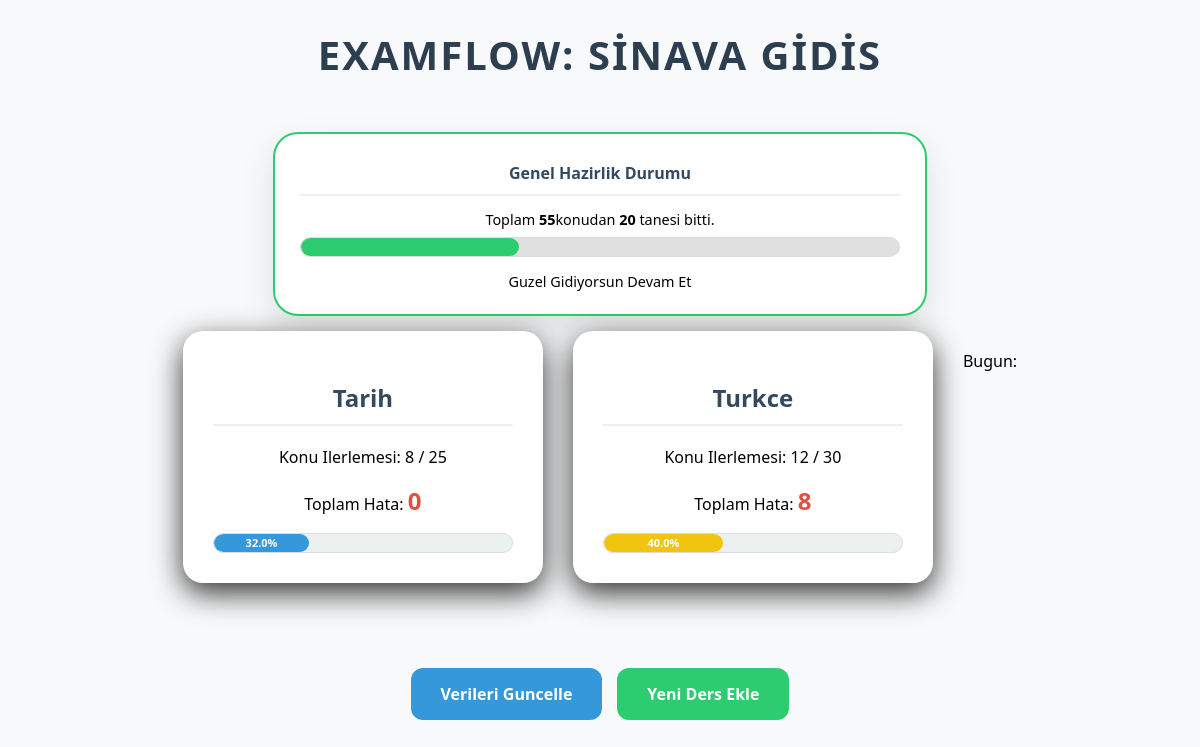
The page / on the database its author committed.
### tables this page shows
CREATE TABLE dersler (
                 id INTEGER PRIMARY KEY AUTOINCREMENT,
                 ders_adi TEXT UNIQUE,
                 biten INTEGER DEFAULT 0,
                 toplam INTEGER DEFAULT 100,
                 yanlis INTEGER DEFAULT 0,
                 dogru INTEGER DEFAULT 0,
                 puan INTEGER DEFAULT 0,
                 renk TEXT
            );

### appy.py (the view)
@app.route('/')
def index():
    conn = db_connection()
    cursor = conn.cursor()
    cursor.execute('SELECT * FROM dersler')
    veriler = cursor.fetchall()
    toplam_biten = 0
    toplam_konu = 0
    for ders in veriler:
        toplam_biten += ders[2]
        toplam_konu += ders[3]
    genel_yuzde = 0
    if toplam_konu > 0:
        genel_yuzde = round(toplam_biten / toplam_konu * 100, 1)
    conn.close()
    return render_template('index.html', veriler=veriler, toplam_biten=toplam_biten, toplam_konu=toplam_konu, genel_yuzde=genel_yuzde)

### appy.py (called while the page is built)
def db_connection():
    conn = sqlite3.connect('sinav.db')
    conn.row_factory = sqlite3.Row
    return conn

### templates/index.html (shortened to what this page needs)
<!DOCTYPE html>
<html lang="tr">
    <head>
        <link rel="stylesheet" href="{{ url_for('static', filename='css/style.css') }}">
    </head>
    <body>
        <h1> ExamFlow: Sinava Gidis</h1>
        <div class="genel-ilerleme-kart">
            <div class="genel-bilgi">
                <h2>Genel Hazirlik Durumu</h2>
                <p>Toplam <strong>{{ toplam_konu }}</strong>konudan <strong>{{ toplam_biten }}</strong> tanesi bitti.</p>
            </div>
            <div class="bar-dis" style="height: 35px; background-color: #e0e0e0; border-radius: 20px;">
                <div class="bar-ic"
                     data-width="{{ genel_yuzde }}%"
                      style="width: 0%; background-color: #2ecc71; line-height: 35px; font-size: 18px; border-radius: 20px;">
            </div>
        </div>
        <div class="durum_mesaji">
            {% if genel_yuzde < 30 %}
                <p>Yolun Basindasin Pes Etmek Yok</p>
            {% elif genel_yuzde < 70 %}
                <p>Guzel Gidiyorsun Devam Et</p>
            {% else %}
                <p>Harika sinavlari domaltazor yaptin</p>
            {% endif %}
        </div>
    </div>
        <div class="container">
            {% for ders  in veriler %}
            <div class="kart">
                <h2>{{ ders.ders_adi}}</h2>
                <p>Konu Ilerlemesi: {{ ders.biten }} / {{ ders.toplam }}</p>
                <p>Toplam Hata: <span class="hata">{{ ders.yanlis}}</span></p>
                <div class="bar-dis">
                   <div class="bar-ic"
                   data-width="{{ (ders.biten / ders.toplam) * 100 }}%"
                   style="width: 0%; background-color: {{ ders.renk }};">
                   {{ ((ders.biten / ders.toplam) * 100) | round(1) }}%
                </div>
            </div>
        </div>
            {% endfor %}
            <div class="alt_not">
                <p>Bugun: <strong>{{ tarih }}</strong></p>
        </div>
        <div style="margin-top: 30px; display: flex; justify-content: center; gap: 15px; flex-wrap: wrap;">
            <a href="/guncelle" class="btn-guncelle">
                Verileri Guncelle
            </a>
            <a href="/ekle" class="btn-guncelle" style="background-color: #2ecc71;">
                Yeni Ders Ekle
            </a>
        </div>
    </div>
</body>
</html>

### Static/css/style.css (style rules this page uses)
body { font-family: 'Segoe UI', 'Segoe UI', Tahoma, Geneva, Verdana, sans-serif; background-color: #f8f9fa; text-align: center; margin: 0; }
h1 { color: #2c3e50; margin-bottom: 50px; font-size: 2.5rem; text-transform: uppercase; letter-spacing: 2px; }
.container { display: flex; justify-content: center; gap: 30px; flex-wrap: wrap; }
.kart { background-color: white; border-radius: 20px; padding: 30px; width: 300px; box-shadow: 0 10px 30px rgba(0,0,0,0.8); transition: all 0.3s ease; }
h2 { color: #34495e; border-bottom: 2px solid #ecf0f1; padding-bottom: 10px; }
.hata { color: #e74c3c; font-weight: bold; font-size: 1.5rem; }
.bar-dis { background-color: #ecf0f1; border-radius: 25px; height: 18px !important; margin-top: 5px !important; overflow: hidden; border: 1px solid #ddd; }
.bar-ic { height: 100%; display: block; border-radius: inherit; color: white; font-size: 11px !important; line-height: 18px !important; font-weight: bold; text-align: center; transition: width 2s ease-in-out !important; width: 0; background-color: #3498db; }
.genel-ilerleme-kart { background: white; padding: 15px 25px; border-radius: 25px; box-shadow: 0 15px 35px rgba(0, 0, 0, 0.1); margin: 0 auto 15px auto; border: 2px solid #2ecc71; width: 70%; max-width: 600px; transition: transform 0.3 ease; }
.genel-ilerleme-kart h2 { font-size: 1rem; margin-bottom: 2px; }
.genel-ilerleme-kart p { font-size: 0.9rem; margin-bottom: 8px; }
.btn-guncelle { display: inline-block; margin-top: 25px; text-decoration: none; background: #3498db; color: white; padding: 15px 30px; border-radius: 12px; font-weight: bold; transition: all 0.3s ease; }

### rows shown on the page
dersler: ders_adi "Tarih", biten "8", toplam "25", yanlis "0", ((ders.biten/ders.toplam)*100)|round(1) "32.0"
dersler: ders_adi "Turkce", biten "12", toplam "30", yanlis "8", ((ders.biten/ders.toplam)*100)|round(1) "40.0"

### other values the page prints
{{ toplam_konu }} "55"
{{ toplam_biten }} "20"
